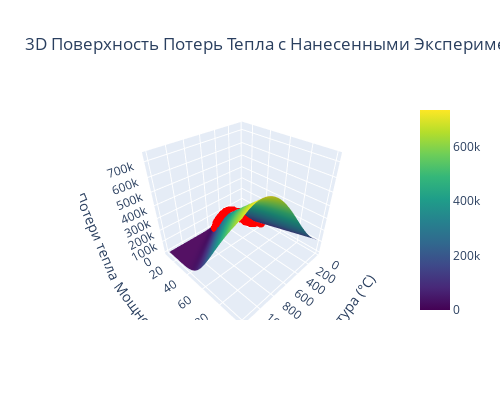

Source (notebook cell):
### Code cell
# Аппроксимированные уравнения коэффициентов от мощности
def gauss_amplitude(power):
    return 7577.9448 * power + (-23789.49)

def gauss_center(power):
    return 6.9894 * power + 318.85

def gauss_width(power):
    return 4.6571 * power + 53.30

# Создаем массивы мощности и температуры
# Ограничиваем мощность от 10% (где a становится положительным) до 100%
power_min = 10
power_max = 100
power_values = np.linspace(power_min, power_max, 100)
temperature_values = np.linspace(25, 1200, 100)

# Создаем сетку значений мощности и температуры
Power, Temperature = np.meshgrid(power_values, temperature_values)

# Вычисляем коэффициенты a, b, c по сетке мощности
a = gauss_amplitude(Power)
b = gauss_center(Power)
c = gauss_width(Power)

# Проверяем и заменяем отрицательные значения a на 0 (так как отрицательная амплитуда не имеет физического смысла)
a = np.maximum(a, 0)

# Вычисляем потери тепла по функции Гаусса
gauss_heat_loses = gaussian(Temperature, a, b, c)

# Создаем 3D график поверхности потерь тепла
fig = go.Figure()

# Добавляем поверхность, построенную по аппроксимированным данным
fig.add_trace(go.Surface(
    z=gauss_heat_loses,
    x=Temperature,
    y=Power,
    colorscale='Viridis',
    name='Аппроксимация'
))

# Добавляем экспериментальные данные на график
# Удаляем данные с отрицательными потерями тепла для корректного отображения
df_positive = df[df['heat_loses'] >= 0]

scatter = go.Scatter3d(
    x=df_positive['temperature'],
    y=df_positive['power'],
    z=df_positive['heat_loses'],
    mode='markers',
    marker=dict(
        size=3,
        color='red',
        opacity=0.8
    ),
    name='Экспериментальные данные'
)

fig.add_trace(scatter)

# Настройка подписей и параметров графика
fig.update_layout(
    title='3D Поверхность Потерь Тепла с Нанесенными Экспериментальными Данными',
    scene=dict(
        xaxis_title='Температура (°C)',
        yaxis_title='Мощность (%)',
        zaxis_title='Потери тепла',
    ),
    legend=dict(
        x=0.7,
        y=0.9
    ),
    width=500,
    height=400
)

fig.show()

### Figure 1 — Plotly figure (JSON) as saved in the notebook; plotly's stock layout.template omitted (floating-point values rounded to 4 significant figures; data arrays with more than 128 entries replaced by an {"elided": "..."} marker saying what was removed)
{"data": [{"colorscale": [[0, "#440154"], [0.1111, "#482878"], [0.2222, "#3e4989"], [0.3333, "#31688e"], [0.4444, "#26828e"], [0.5556, "#1f9e89"], [0.6667, "#35b779"], [0.7778, "#6ece58"], [0.8889, "#b5de2b"], [1, "#fde725"]], "name": "Аппроксимация", "type": "surface", "x": {"elided": "100x100 float values"}, "y": {"elided": "100x100 float values"}, "z": {"elided": "100x100 float values"}}, {"marker": {"color": "red", "opacity": 0.8, "size": 3}, "mode": "markers", "name": "Экспериментальные данные", "type": "scatter3d", "x": {"elided": "3811 float values"}, "y": {"elided": "3811 int values"}, "z": {"elided": "3811 float values"}}], "layout": {"height": 400, "legend": {"x": 0.7, "y": 0.9}, "scene": {"xaxis": {"title": {"text": "Температура (°C)"}}, "yaxis": {"title": {"text": "Мощность (%)"}}, "zaxis": {"title": {"text": "Потери тепла"}}}, "title": {"text": "3D Поверхность Потерь Тепла с Нанесенными Экспериментальными Данными"}, "width": 500}}
